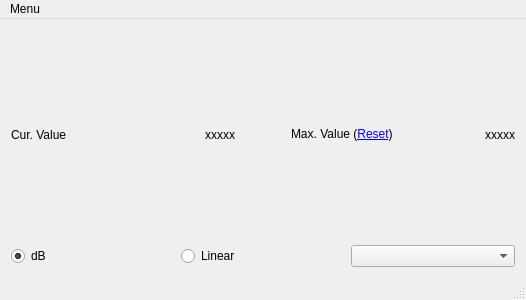
<?xml version="1.0" encoding="UTF-8"?>
<ui version="4.0">
 <class>MainWindow</class>
 <widget class="QMainWindow" name="MainWindow">
  <property name="geometry">
   <rect>
    <x>0</x>
    <y>0</y>
    <width>526</width>
    <height>300</height>
   </rect>
  </property>
  <property name="sizePolicy">
   <sizepolicy hsizetype="MinimumExpanding" vsizetype="MinimumExpanding">
    <horstretch>0</horstretch>
    <verstretch>0</verstretch>
   </sizepolicy>
  </property>
  <property name="windowTitle">
   <string>VU Meter</string>
  </property>
  <widget class="QWidget" name="centralWidget">
   <layout class="QVBoxLayout" name="verticalLayout_2">
    <item>
     <layout class="QVBoxLayout" name="verticalLayout">
      <item>
       <layout class="QVBoxLayout" name="volumeMeterLayout"/>
      </item>
      <item>
       <layout class="QHBoxLayout" name="horizontalLayout">
        <item>
         <widget class="QLabel" name="currentLabel">
          <property name="text">
           <string>Cur. Value</string>
          </property>
         </widget>
        </item>
        <item>
         <widget class="QLabel" name="currentVolume">
          <property name="sizePolicy">
           <sizepolicy hsizetype="Preferred" vsizetype="Preferred">
            <horstretch>0</horstretch>
            <verstretch>0</verstretch>
           </sizepolicy>
          </property>
          <property name="text">
           <string>xxxxx</string>
          </property>
          <property name="alignment">
           <set>Qt::AlignRight|Qt::AlignTrailing|Qt::AlignVCenter</set>
          </property>
         </widget>
        </item>
        <item>
         <spacer name="horizontalSpacer">
          <property name="orientation">
           <enum>Qt::Horizontal</enum>
          </property>
          <property name="sizeType">
           <enum>QSizePolicy::Preferred</enum>
          </property>
          <property name="sizeHint" stdset="0">
           <size>
            <width>50</width>
            <height>20</height>
           </size>
          </property>
         </spacer>
        </item>
        <item>
         <widget class="QLabel" name="maxLabel">
          <property name="sizePolicy">
           <sizepolicy hsizetype="Preferred" vsizetype="Preferred">
            <horstretch>0</horstretch>
            <verstretch>0</verstretch>
           </sizepolicy>
          </property>
          <property name="text">
           <string>Max. Value (&lt;a href=null&gt;Reset&lt;/a&gt;)</string>
          </property>
         </widget>
        </item>
        <item>
         <widget class="QLabel" name="maximumVolume">
          <property name="text">
           <string>xxxxx</string>
          </property>
          <property name="alignment">
           <set>Qt::AlignRight|Qt::AlignTrailing|Qt::AlignVCenter</set>
          </property>
         </widget>
        </item>
       </layout>
      </item>
      <item>
       <layout class="QHBoxLayout" name="horizontalLayout_3">
        <item>
         <widget class="QRadioButton" name="radioButtonDb">
          <property name="text">
           <string>dB</string>
          </property>
          <property name="checked">
           <bool>true</bool>
          </property>
         </widget>
        </item>
        <item>
         <widget class="QRadioButton" name="radioButtonLinear">
          <property name="text">
           <string>Linear</string>
          </property>
         </widget>
        </item>
        <item>
         <widget class="QComboBox" name="sourcesComboBox"/>
        </item>
       </layout>
      </item>
     </layout>
    </item>
   </layout>
  </widget>
  <widget class="QStatusBar" name="statusBar"/>
  <widget class="QMenuBar" name="menuBar">
   <property name="geometry">
    <rect>
     <x>0</x>
     <y>0</y>
     <width>526</width>
     <height>23</height>
    </rect>
   </property>
   <widget class="QMenu" name="menuMenu">
    <property name="title">
     <string>Menu</string>
    </property>
    <addaction name="actionSettings"/>
   </widget>
   <addaction name="menuMenu"/>
  </widget>
  <action name="actionAbout">
   <property name="text">
    <string>About</string>
   </property>
  </action>
  <action name="actionSettings">
   <property name="text">
    <string>Settings</string>
   </property>
  </action>
 </widget>
 <layoutdefault spacing="6" margin="11"/>
 <resources/>
 <connections/>
</ui>
